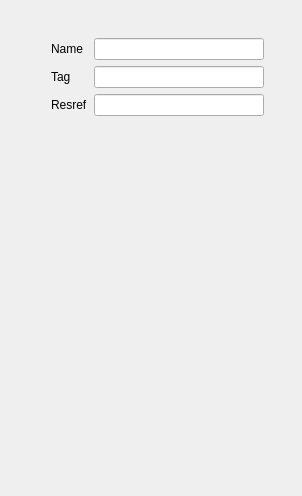
<?xml version="1.0" encoding="UTF-8"?>
<ui version="4.0">
 <class>TriggerGeneralView</class>
 <widget class="QWidget" name="TriggerGeneralView">
  <property name="geometry">
   <rect>
    <x>0</x>
    <y>0</y>
    <width>302</width>
    <height>496</height>
   </rect>
  </property>
  <property name="windowTitle">
   <string>Form</string>
  </property>
  <layout class="QHBoxLayout" name="horizontalLayout">
   <item>
    <widget class="QWidget" name="widget_2" native="true">
     <layout class="QVBoxLayout" name="verticalLayout">
      <item>
       <widget class="QWidget" name="widget_5" native="true">
        <property name="sizePolicy">
         <sizepolicy hsizetype="Preferred" vsizetype="Fixed">
          <horstretch>0</horstretch>
          <verstretch>0</verstretch>
         </sizepolicy>
        </property>
        <layout class="QHBoxLayout" name="horizontalLayout_4">
         <item>
          <widget class="QLabel" name="portrait">
           <property name="sizePolicy">
            <sizepolicy hsizetype="Preferred" vsizetype="Fixed">
             <horstretch>0</horstretch>
             <verstretch>0</verstretch>
            </sizepolicy>
           </property>
           <property name="text">
            <string/>
           </property>
           <property name="pixmap">
            <pixmap resource="../../resources.qrc">:/resources/images/portrait_placeholder.png</pixmap>
           </property>
          </widget>
         </item>
         <item>
          <widget class="QWidget" name="widget_3" native="true">
           <property name="sizePolicy">
            <sizepolicy hsizetype="Preferred" vsizetype="Fixed">
             <horstretch>0</horstretch>
             <verstretch>0</verstretch>
            </sizepolicy>
           </property>
           <layout class="QGridLayout" name="gridLayout">
            <item row="0" column="0">
             <widget class="QLabel" name="label">
              <property name="text">
               <string>Name</string>
              </property>
             </widget>
            </item>
            <item row="0" column="1">
             <widget class="StrrefLineEdit" name="name"/>
            </item>
            <item row="1" column="0">
             <widget class="QLabel" name="label_2">
              <property name="text">
               <string>Tag</string>
              </property>
             </widget>
            </item>
            <item row="1" column="1">
             <widget class="QLineEdit" name="tag"/>
            </item>
            <item row="2" column="0">
             <widget class="QLabel" name="label_3">
              <property name="text">
               <string>Resref</string>
              </property>
             </widget>
            </item>
            <item row="2" column="1">
             <widget class="QLineEdit" name="resref"/>
            </item>
           </layout>
          </widget>
         </item>
        </layout>
       </widget>
      </item>
      <item>
       <widget class="PropertyBrowser" name="properties" native="true"/>
      </item>
     </layout>
    </widget>
   </item>
  </layout>
 </widget>
 <customwidgets>
  <customwidget>
   <class>StrrefLineEdit</class>
   <extends>QLineEdit</extends>
   <header>../strreflineedit.h</header>
  </customwidget>
  <customwidget>
   <class>PropertyBrowser</class>
   <extends>QWidget</extends>
   <header>../propertybrowser.h</header>
   <container>1</container>
  </customwidget>
 </customwidgets>
 <resources>
  <include location="../../resources.qrc"/>
  <include location="../../resources.qrc"/>
  <include location="../../resources.qrc"/>
  <include location="../../resources.qrc"/>
  <include location="../../resources.qrc"/>
  <include location="../../resources.qrc"/>
  <include location="../../resources.qrc"/>
  <include location="../../resources.qrc"/>
 </resources>
 <connections/>
</ui>
